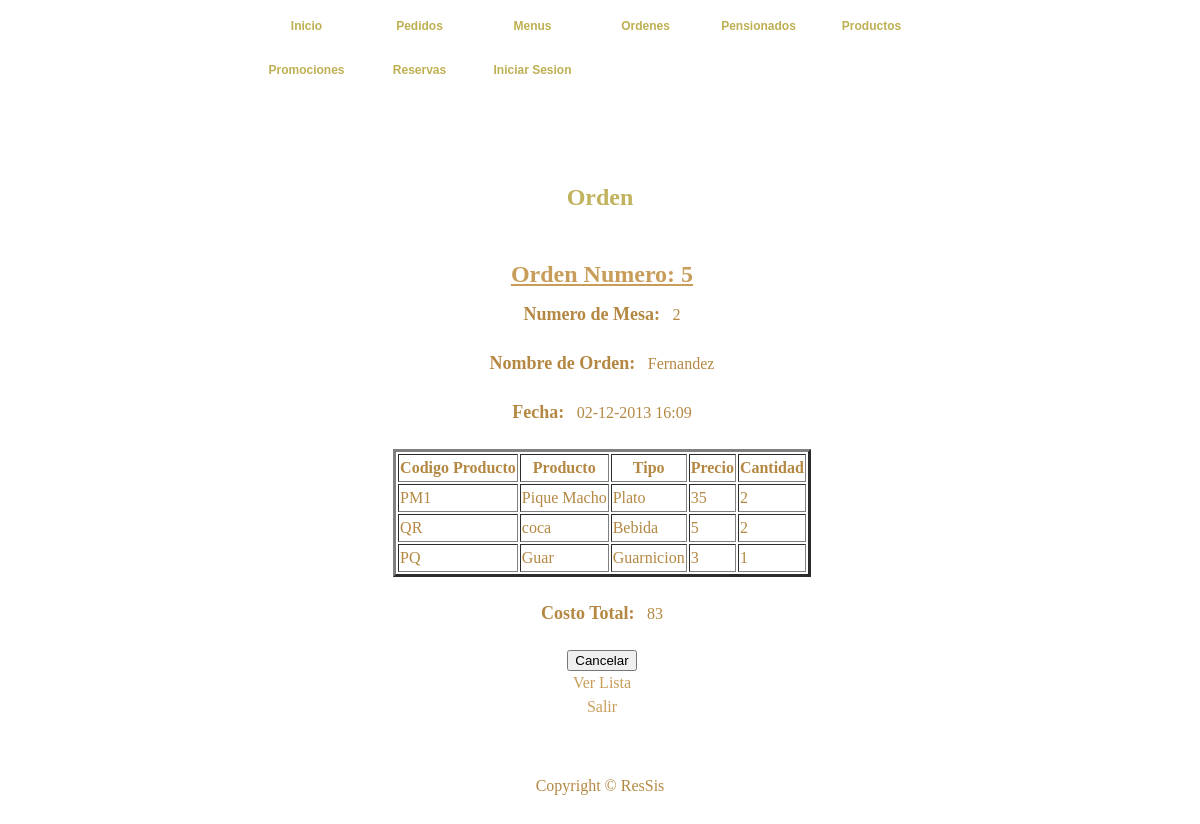
Screenshot of /Ordenes/ver_orden.php?aux=5 (signed in) with the database file from the repository.
### tables this page shows
CREATE TABLE `orden` (
  `cod_orden` bigint(20) NOT NULL AUTO_INCREMENT COMMENT 'Codigo de la orden',
  `num_mesa` int(2) NOT NULL COMMENT 'Numero de mesa de la orden',
  `nombre_cliente` varchar(40) NOT NULL COMMENT 'Nombre del cliente de la orden',
  `fecha` datetime NOT NULL COMMENT 'Fecha de la orden',
  `estado` tinyint(1) NOT NULL COMMENT 'Estado de la Orden Activa o Inactiva',
  PRIMARY KEY (`cod_orden`)
);

CREATE TABLE `orden_producto` (
  `cod_orden_producto` bigint(20) NOT NULL AUTO_INCREMENT COMMENT 'Codigo de la tabla',
  `cod_orden` bigint(20) NOT NULL COMMENT 'Codigo de una orden',
  `cod_producto` varchar(8) NOT NULL COMMENT 'Codigo de un producto',
  `cantidad` int(2) NOT NULL COMMENT 'Cantidad de Ordenes y Productos Asociados',
  PRIMARY KEY (`cod_orden_producto`)
);

CREATE TABLE `producto` (
  `cod_producto` varchar(8) NOT NULL COMMENT 'Codigo de un producto',
  `nombre` varchar(30) NOT NULL COMMENT 'Nombre del Producto',
  `tipo` int(1) NOT NULL COMMENT 'Tipo del Producto Comida, bebida o guarnicion',
  `precio` float NOT NULL COMMENT 'Precio del Producto',
  `estado` tinyint(1) NOT NULL COMMENT 'Estado del producto Activo o Inactivo'
);

### Ordenes/ver_orden.php (the view, shortened to what this page needs)
<!DOCTYPE html PUBLIC "-//W3C//DTD XHTML 1.0 Transitional//EN" "http://www.w3.org/TR/xhtml1/DTD/xhtml1-transitional.dtd">
<HTML xmlns="http://www.w3.org/1999/xhtml">
	<HEAD>
	<link href="../CSS/templatemo_style.css" rel="stylesheet" type="text/css" />
		<?php require("../db/conexion_db.php");
			$cod=$_GET["aux"];
			$res= mysql_query("SELECT num_mesa, nombre_cliente, fecha, estado FROM orden WHERE cod_orden='$cod'");
			$row=mysql_fetch_row($res);
			$mesa = $row[0];
			$nombre = $row[1];
			$fecha = date_create($row[2])->format("d-m-Y H:i");
			$estado = $row[3];
			function obtener_productos(){
				$cod=$_GET["aux"];
				$total = 0;
				$res=mysql_query("SELECT P.cod_producto, P.nombre, P.tipo, P.precio, OP.cantidad FROM orden_producto OP, producto P WHERE OP.cod_orden='$cod' AND P.cod_producto=OP.cod_producto");
				while($row=mysql_fetch_row($res)){
					echo "<TR>";
					echo "<TD>".$row[0]."</TD>";
					echo "<TD>".$row[1]."</TD>";
					if($row[2]==1){
						echo "<TD>"."Plato"."</TD>";
					}else{
						if($row[2]==2){
							echo "<TD>"."Bebida"."</TD>";
						}else{
							echo "<TD>"."Guarnicion"."</TD>";
						}
					}
					echo "<TD>".$row[3]."</TD>";
					echo "<TD>".$row[4]."</TD>";
					echo "</TR>";
					$total = $total + ((float) $row[3] * (float) $row[4]);
				}
				return $total;
			}
		?>
	</HEAD>
	<BODY>
	<div id="templatemo_container">
			<div class="templatemo_topmenu">
				<ul>
      				<li><a href="../index.html" >Inicio</a></li>
      				<li><a href="../Pedidos/index.php">Pedidos</a></li>
      				<li><a href="../Menus/listaMenuDiario.php" >Menus</a></li>
				    <li><a href="index.php" class="current">Ordenes</a></li>
				    <li><a href="../Pensionados/listaPensionados.php">Pensionados</a></li>
				    <li><a href="../Productos/listaProductos.php">Productos</a></li>
				    <li><a href="../principalMarketing.php">Promociones</a></li>
				    <li><a href="../ReservaMesas/index.php">Reservas</a></li>
				    <li><a href="../Usuarios/login.php">Iniciar Sesion</a></li>
      			</ul>
			 </div>
			<div id="templatemo_topsection">Orden<br></div>
			<BR>
		<div id="templatemo_content_section">
		<CENTER>
		<H1> Orden Numero: <?php echo $cod; ?></H1>
			<b><FONT SIZE=4> Numero de Mesa: </FONT></b>&nbsp; <?php echo $mesa; ?><br><br>
			<b><FONT SIZE=4> Nombre de Orden: </FONT></b>&nbsp; <?php echo $nombre; ?><br><br>
			<b><FONT SIZE=4> Fecha: </FONT></b>&nbsp; <?php echo $fecha; ?><br><br>
			<TABLE BORDER=3>
				<TR>
					<TH>Codigo Producto</TH>
					<TH>Producto</TH>
					<TH>Tipo</TH>
					<TH>Precio</TH>
					<TH>Cantidad</TH>
				</TR>
				<?php
					$total=obtener_productos();
				?>
			</TABLE>
			<BR>
			<b><FONT SIZE=4> Costo Total: </FONT></b>&nbsp; <?php echo $total; ?><br><br>
			<form action="cancelar_orden.php" name="cancel" method="get">
				<input type="submit" name="cancelar" value="<?php if ($estado==1) echo 'Cancelar'; else echo 'Restablecer';?>">
			</form>
			<a href="index.php">Ver Lista</a><br>
			<a href="../salir.php">Salir</a>
		</CENTER>
		</div>
		<div id="templatemo_footer">Copyright © ResSis</div>
	</BODY>
</HTML>

### CSS/templatemo_style.css (style rules this page uses)
html { background: url(images/templatemo_html_bg.jpg) repeat; }
body { margin: 0; padding:0; font-family: "Times New Roman", Times, serif; font-size: 16px; line-height: 1.5em; color: #b48842; background: url(images/templatemo_body_bg.jpg) repeat-x center top; width: 100%; display: table; }
a:link, a:visited { color: #c89d59; text-decoration: none; }
h1 { font-size: 24px; font-weight: bold; text-decoration: underline; color: #c89d59; background-position: left; padding-top: 20px; }
#templatemo_container { width: 806px; margin: auto; }
.templatemo_topmenu { margin: auto; width: 700px; position:relative; }
.templatemo_topmenu ul { list-style: none; padding: 0px; margin: 0px; }
.templatemo_topmenu li { display: inline; }
.templatemo_topmenu li a { float: left; font-family: Arial, Helvetica, sans-serif; font-size: 12px; font-weight: bold; text-align: center; color: #beb052; width: 103px; height: 30px; margin-left: 5px; margin-right: 5px; padding-top: 14px; }
.templatemo_topmenu li a:hover, .templatemo_topmenu li .current { color: #beb052; background: url(images/templatemo_button_hover.jpg) no-repeat; }
#templatemo_topsection { float: left; margin-top: 40px; width: 806px; height: 48px; color: #c1b25d; font-size: 24px; font-weight: bold; padding-top: 50px; line-height: 1.6em; text-align: center; background: url(images/templatemo_title_bg.jpg) no-repeat; }
#templatemo_content_section { float: left; width: 750px; text-align: justify; padding-left: 30px; }
#templatemo_footer { float: left; margin: auto; margin-top: 20px; text-align: center; padding-top: 35px; width: 806px; height: 50px; background: url(images/templatemo_footer.jpg) no-repeat; background-position: top; }

### rows the page displays
orden: num_mesa "2", nombre_cliente "Fernandez", fecha "02-12-2013 16:09", cancelar "Cancelar"
orden_producto: cod_producto.cod_producto "PM1", cod_producto.nombre "Pique Macho", shows "Plato", cod_producto.precio "35", cantidad "2"
orden_producto: cod_producto.cod_producto "QR", cod_producto.nombre "coca", shows "Bebida", cod_producto.precio "5", cantidad "2"
orden_producto: cod_producto.cod_producto "PQ", cod_producto.nombre "Guar", shows "Guarnicion", cod_producto.precio "3", cantidad "1"

### other values shown
$cod "5"
$total "83"
